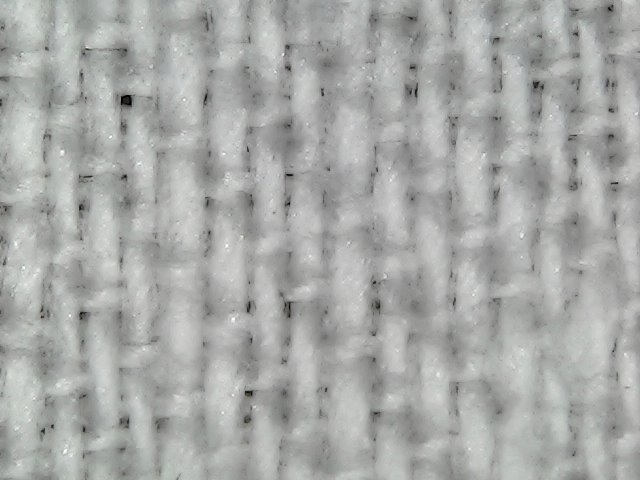
%> input picture INTERT/1.jpg, 640 x 480 px
$ octave testhasholes.m   (GNU Octave 9; MATLAB toolbox functions it lacks are replaced by stand-ins)
%> lines starting %> are read from the running program, lines starting %| are printed output that depends on the picture; in (x1, y1, x2, y2) boxes, pixels count from 0 and x2, y2 are one past the last pixel; in counts of white or black regions, pixels touching at a corner belong together; the program's own positions count from 1
clear all;
%I = imread('22.jpg');
I = imread('INTERT/1.jpg');
%> I is the input picture: size 480x640x3 uint8; mean R, G, B 168.3, 169.9, 167.8
  Ipross = 1-im2bw(I);
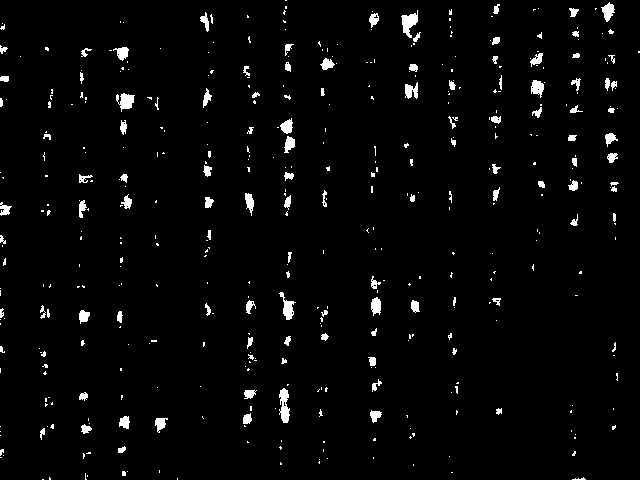
%> Ipross: size 480x640 double; values 0 (black) and 1 (white), 2.7% white; 435 white regions (322 under 20 px), largest, box (x1, y1, x2, y2) and area: (279, 388, 290, 423) 254, (401, 10, 418, 38) 246, (116, 93, 135, 112) 210
    figure, imshow(Ipross);
    % clean the holes
    SE = strel('disk',5);
    SE2= strel('square',2);
    SE3 = strel('square',2);
    %cleans the image to make it more square
    IE = imclose(Ipross,SE);
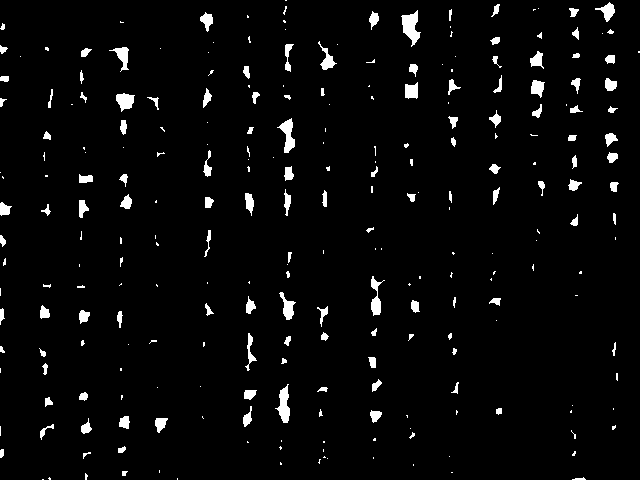
%> IE: size 480x640 double; values 0 (black) and 1 (white), 3.4% white; 260 white regions (135 under 20 px), largest, box (x1, y1, x2, y2) and area: (401, 10, 421, 47) 383, (275, 384, 290, 423) 311, (277, 118, 295, 153) 292
    IE = imopen(IE,SE2);
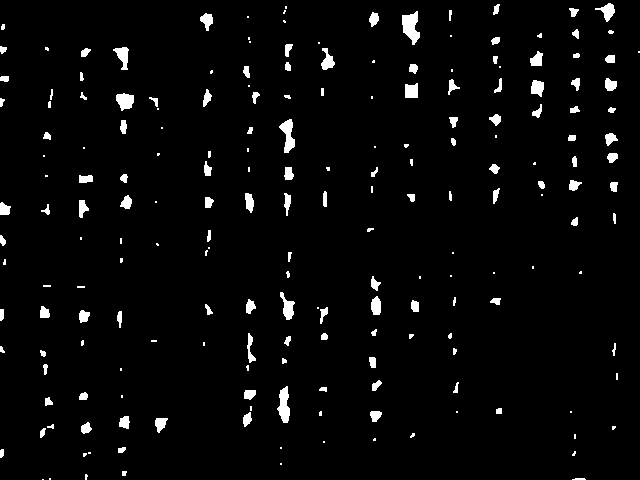
%> IE: size 480x640 double; values 0 (black) and 1 (white), 3.2% white; 202 white regions (77 under 20 px), largest, box (x1, y1, x2, y2) and area: (402, 11, 420, 45) 377, (277, 386, 290, 423) 306, (279, 119, 295, 153) 289
    IE = imdilate(IE,SE3);
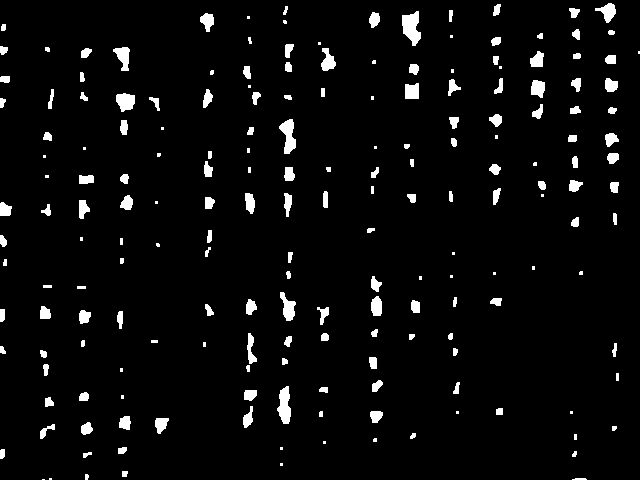
%> IE: size 480x640 double; values 0 (black) and 1 (white), 4.2% white; 193 white regions (43 under 20 px), largest, box (x1, y1, x2, y2) and area: (402, 11, 421, 46) 433, (277, 386, 291, 424) 360, (279, 119, 296, 154) 344
    figure, imshow(IE);
    %gets the edge blobs removed.
    Im = imclearborder(IE,8);
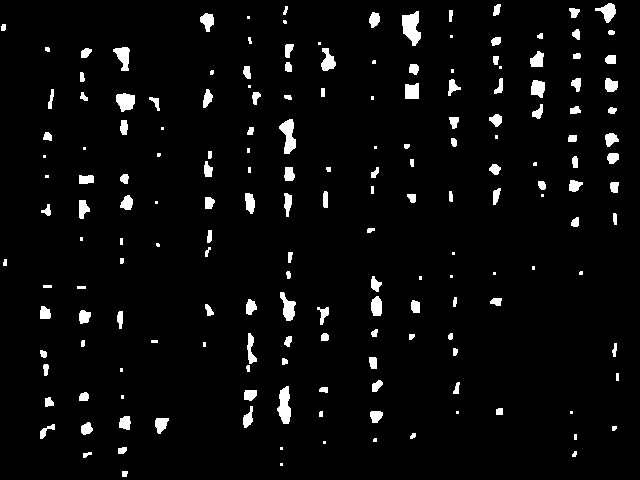
%> Im: size 480x640 double; values 0 (black) and 1 (white), 4.1% white; 180 white regions (40 under 20 px)
    %if there are more than 10 blobs, this means that the image has holes in it
    %and it is ready for hole extraction. Also less than 1000 in the event of
    %many noise holes that did not get smoothed by the noise removal.

    [L,N] = bwlabel(Im);
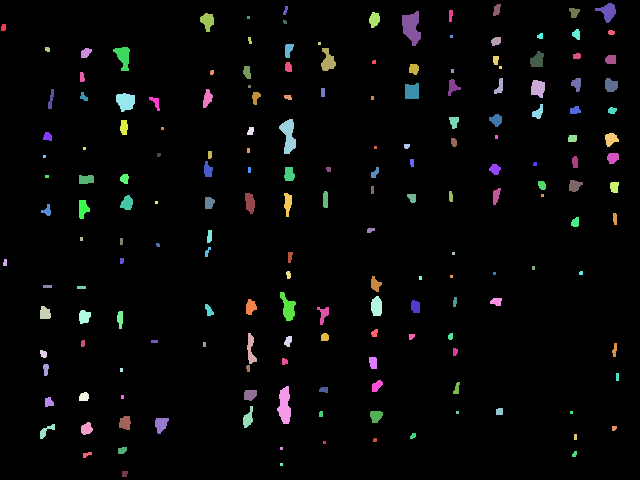
%> L: size 480x640 double; 181 distinct labels, from 0 to 180; one colour per label, 0 black
%> N = 180
     f = regionprops(L);
%> f = 180 regions; largest, box (x1, y1, x2, y2), Area and Centroid: (402, 11, 421, 46) 433 [412.1 27.9], (277, 386, 291, 424) 360 [285.2 406.3], (279, 119, 296, 154) 344 [289.1 136.4], (116, 93, 135, 112) 270 [126.1 102.1], (280, 292, 296, 321) 254 [288.6 308.3]
    b = 0;
    for i = 1:length(f)
        ar(i) = f(i).Area(1);
    end
%> after the loop, ar = 180 values, max 433 at index 112, min 9 at index 8, mean 69.29
    maxim = max(ar);
%> maxim = 433
    if(N < 1000 && N > 10 && maxim > 800)
        b = 1;
    else
        b = 0;
    end
    %Get The average area of all holes in the image

    if(b == 1)
        f = regionprops(L);
        avgArea = 0;
        for i = 1:length(f)
            avgArea = avgArea + f(i).Area(1);
        end
        avgArea =avgArea/length(f);
        %Get the standard deviation of the blobs
        sigma = 0;
        for i = 1:length(f)
            t = f(i).Area(1) - avgArea;
            sigma = sigma + (t*t);
        end
        sigma = sigma / length(f);
        sigma = sqrt(sigma);

        %count again leaving out the outliers.
        count = 0;
        lb = avgArea -(1.5*sigma);
        hb = avgArea +(1.5*sigma);
        for i = 1:length(f)
            x = f(i).Area(1);
            if( x < hb && x > lb)
                count = count + 1;
            end
        end

        %Once again, if the new count is greater than 10 we can be fairly
        %certain that there are enough holes in the image to make an estimation
        %about the quality of the fabric.
        if(count < 1000 && count > 10)
            b = 1;
        else
            b = 0;
        end
    end
    %At the end, if the output is 1 there are approppriate holes, if it is
    %0 there are no appropriate holes.

$ run again, with 22.jpg copied over INTERT/1.jpg
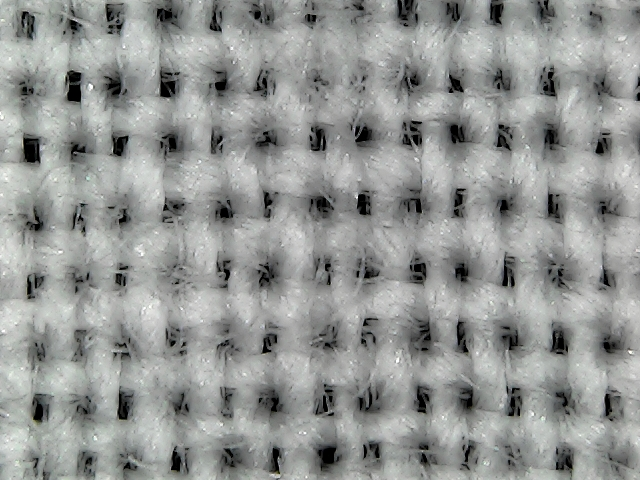
%> input picture 22.jpg, 640 x 480 px
%> I is the input picture: size 480x640x3 uint8; mean R, G, B 147.4, 149.8, 147.7
%> `Ipross = 1-im2bw(I);`:
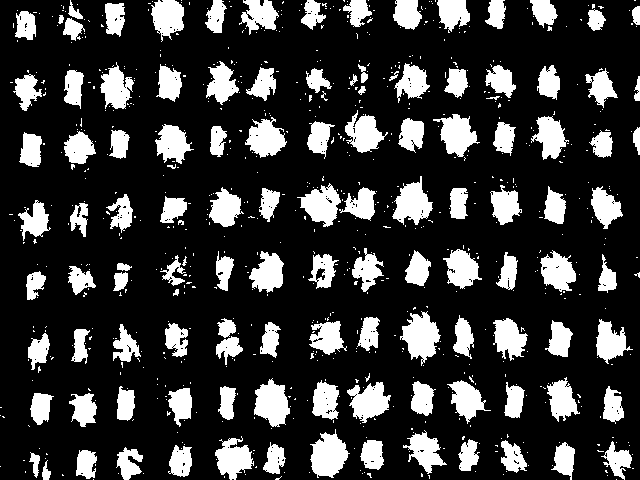
%> Ipross: size 480x640 double; values 0 (black) and 1 (white), 22% white; 761 white regions (640 under 20 px), largest, box (x1, y1, x2, y2) and area: (400, 311, 441, 366) 1257, (310, 429, 350, 478) 1225, (254, 378, 290, 427) 1160
%> Im: size 480x640 double; values 0 (black) and 1 (white), 24.7% white; 88 white regions (3 under 20 px)
%> `[L,N] = bwlabel(Im);`:
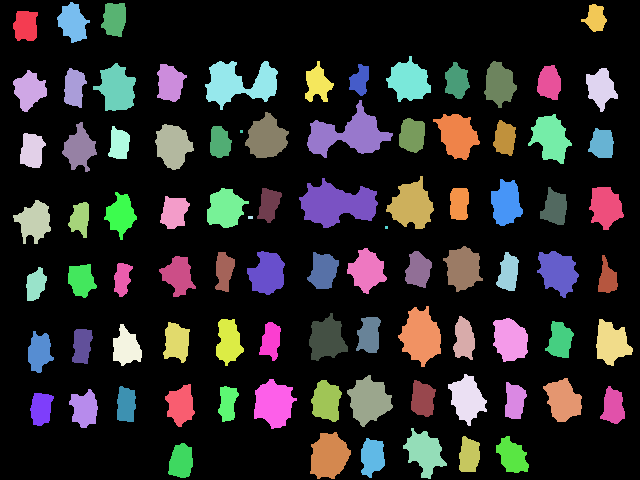
%> L: size 480x640 double; 89 distinct labels, from 0 to 88; one colour per label, 0 black
%> N = 88
%> f = 88 regions; largest, box (x1, y1, x2, y2), Area and Centroid: (299, 178, 378, 228) 2359 [337.6 204.8], (307, 100, 393, 158) 2167 [349.1 135], (205, 61, 278, 110) 1959 [240 84], (398, 306, 441, 367) 1653 [421.5 336.9], (386, 176, 434, 229) 1506 [412.4 205.9]
%> the loop `for i = 1:length(f)` made 88 passes
%> after the loop `for i = 1:length(f)`: ar = 88 values, max 2359 at index 42, min 9 at index 35, mean 861.1
%> maxim = 2359
%> the loop `for i = 1:length(f)` made 88 passes
%> avgArea on passes 1 to 8: 627, 1491, 2479, 3158, 3642, 4358, 4949, 5772
%> after the loop `for i = 1:length(f)`: avgArea = 75775
%> `avgArea =avgArea/length(f);`: avgArea = 861.1
%> the loop `for i = 1:length(f)` made 88 passes
%> (t, sigma) on passes 1 to 8: (-234.1, 54793.2), (2.92, 54801.8), (126.9, 70910.6), (-182.1, 104063.5), (-377.1, 246252.5), (-145.1, 267300.6), (-270.1, 340243.5), (-38.08, 341693.6)
%> after the loop `for i = 1:length(f)`: sigma = 14469580.4
%> `sigma = sigma / length(f);`: sigma = 164427.1
%> `sigma = sqrt(sigma);`: sigma = 405.5
%> lb = 252.8
%> hb = 1469.3
%> the loop `for i = 1:length(f)` made 88 passes
%> x on passes 1 to 8: 627, 864, 988, 679, 484, 716, 591, 823
%> after the loop `for i = 1:length(f)`: count = 80

$ run again, with INTERT/2.jpg copied over INTERT/1.jpg
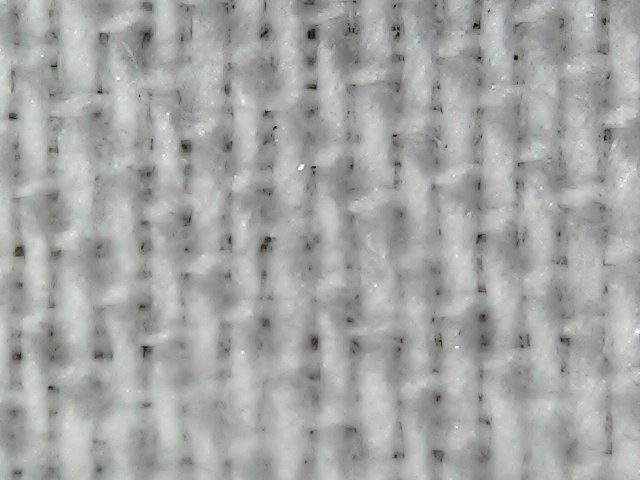
%> input picture INTERT/2.jpg, 640 x 480 px
%> I is the input picture: size 480x640x3 uint8; mean R, G, B 165.4, 166.7, 164.7
%> `Ipross = 1-im2bw(I);`:
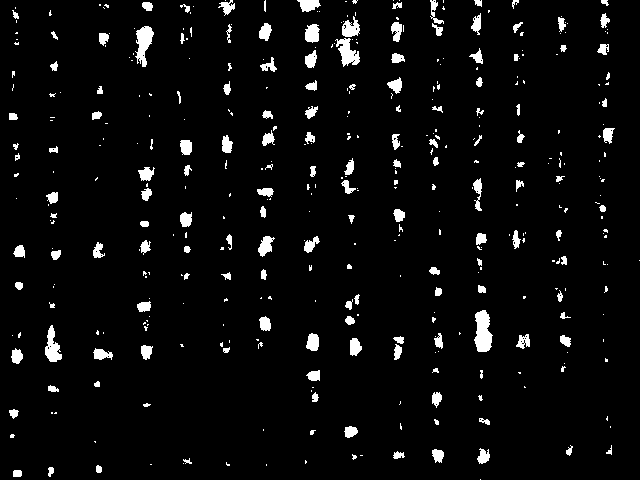
%> Ipross: size 480x640 double; values 0 (black) and 1 (white), 4.5% white; 409 white regions (258 under 20 px), largest, box (x1, y1, x2, y2) and area: (474, 310, 493, 352) 565, (135, 26, 154, 67) 441, (335, 38, 360, 67) 380
%> Im: size 480x640 double; values 0 (black) and 1 (white), 6.1% white; 196 white regions (30 under 20 px)
%> `[L,N] = bwlabel(Im);`:
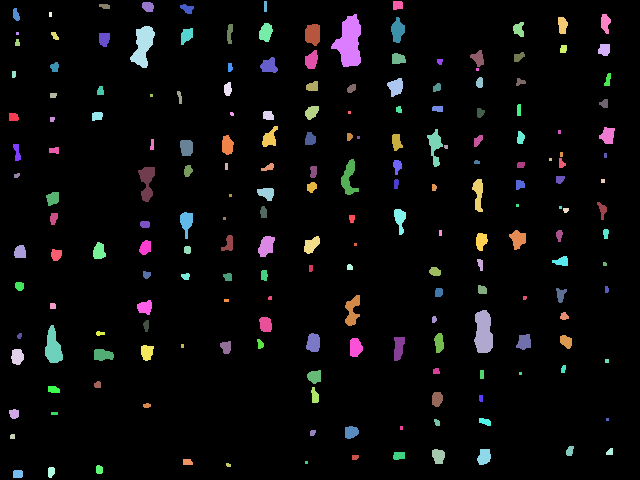
%> L: size 480x640 double; 197 distinct labels, from 0 to 196; one colour per label, 0 black
%> N = 196
%> f = 196 regions; largest, box (x1, y1, x2, y2), Area and Centroid: (331, 14, 361, 67) 979 [349.9 42.8], (474, 310, 493, 353) 643 [484.1 333], (130, 26, 155, 68) 597 [143.6 46.3], (45, 325, 63, 363) 437 [53.7 347.8], (138, 167, 155, 202) 356 [147.5 182.7]
%> after the loop `for i = 1:length(f)`: ar = 196 values, max 979 at index 100, min 9 at index 13, mean 96.14
%> maxim = 979
%> the loop `for i = 1:length(f)` made 196 passes
%> avgArea on passes 1 to 3: 73, 154, 178
%> after the loop `for i = 1:length(f)`: avgArea = 18844
%> `avgArea =avgArea/length(f);`: avgArea = 96.14
%> the loop `for i = 1:length(f)` made 196 passes
%> (t, sigma) on passes 1 to 3: (-23.14, 535.6), (-15.14, 764.9), (-72.14, 5969.5)
%> after the loop `for i = 1:length(f)`: sigma = 2407232
%> `sigma = sigma / length(f);`: sigma = 12281.8
%> `sigma = sqrt(sigma);`: sigma = 110.8
%> lb = -70.09
%> hb = 262.4
%> the loop `for i = 1:length(f)` made 196 passes
%> x on passes 1 to 8: 73, 81, 24, 165, 27, 66, 86, 77
%> after the loop `for i = 1:length(f)`: count = 187

$ run again, with INTERT/3.jpg copied over INTERT/1.jpg
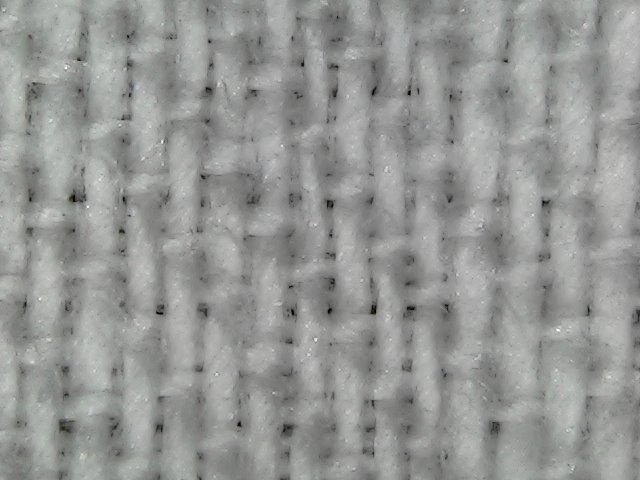
%> input picture INTERT/3.jpg, 640 x 480 px
%> I is the input picture: size 480x640x3 uint8; mean R, G, B 149.4, 150.7, 148.8
%> `Ipross = 1-im2bw(I);`:
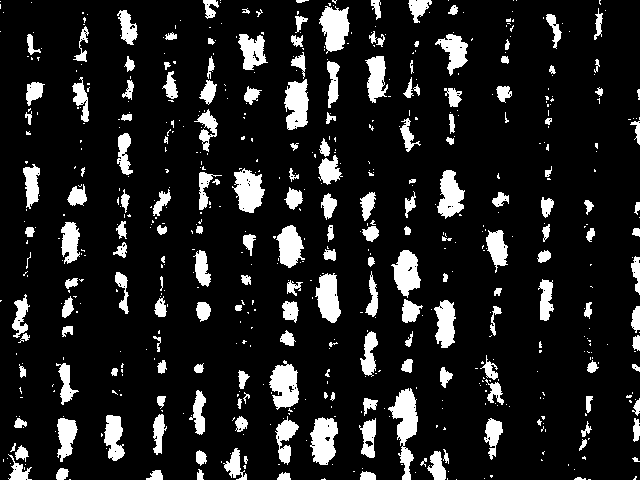
%> Ipross: size 480x640 double; values 0 (black) and 1 (white), 12.7% white; 604 white regions (419 under 20 px), largest, box (x1, y1, x2, y2) and area: (388, 388, 418, 480) 1260, (319, 6, 350, 54) 977, (269, 360, 299, 410) 976
%> Im: size 480x640 double; values 0 (black) and 1 (white), 14.1% white; 151 white regions (17 under 20 px)
%> `[L,N] = bwlabel(Im);`:
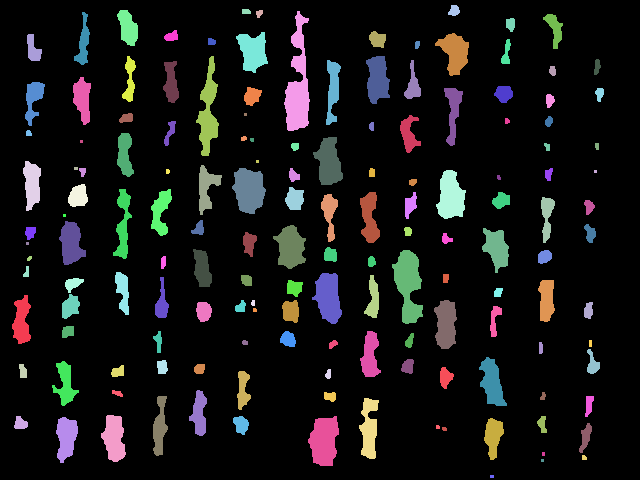
%> L: size 480x640 double; 152 distinct labels, from 0 to 151; one colour per label, 0 black
%> N = 151
%> f = 151 regions; largest, box (x1, y1, x2, y2), Area and Centroid: (284, 11, 310, 131) 1681 [298.6 84.4], (392, 250, 423, 324) 1377 [408.9 285.1], (308, 416, 339, 466) 1150 [324.7 441.5], (232, 168, 266, 214) 1135 [249.6 190.7], (196, 56, 219, 156) 1085 [208.8 112]
%> after the loop `for i = 1:length(f)`: ar = 151 values, max 1681 at index 72, min 9 at index 9, mean 286.6
%> maxim = 1681
%> the loop `for i = 1:length(f)` made 151 passes
%> avgArea on passes 1 to 3: 612, 745, 836
%> after the loop `for i = 1:length(f)`: avgArea = 43280
%> `avgArea =avgArea/length(f);`: avgArea = 286.6
%> the loop `for i = 1:length(f)` made 151 passes
%> (t, sigma) on passes 1 to 3: (325.4, 105870.5), (-153.6, 129470.4), (-195.6, 167738.6)
%> after the loop `for i = 1:length(f)`: sigma = 15600069.5
%> `sigma = sigma / length(f);`: sigma = 103311.7
%> `sigma = sqrt(sigma);`: sigma = 321.4
%> lb = -195.5
%> hb = 768.8
%> the loop `for i = 1:length(f)` made 151 passes
%> x on passes 1 to 8: 612, 133, 91, 628, 45, 468, 110, 31
%> after the loop `for i = 1:length(f)`: count = 134
